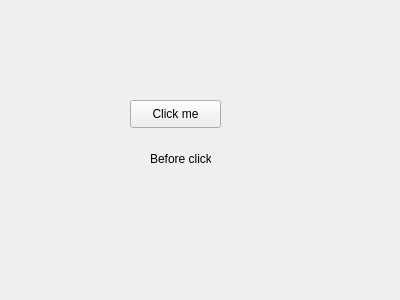
<?xml version="1.0" encoding="UTF-8"?>
<ui version="4.0">
 <class>ButtonForm</class>
 <widget class="QWidget" name="ButtonForm">
  <property name="geometry">
   <rect>
    <x>0</x>
    <y>0</y>
    <width>400</width>
    <height>300</height>
   </rect>
  </property>
  <property name="sizePolicy">
   <sizepolicy hsizetype="Fixed" vsizetype="Fixed">
    <horstretch>0</horstretch>
    <verstretch>0</verstretch>
   </sizepolicy>
  </property>
  <property name="minimumSize">
   <size>
    <width>400</width>
    <height>300</height>
   </size>
  </property>
  <property name="windowTitle">
   <string>My Program</string>
  </property>
  <widget class="QPushButton" name="pushButton">
   <property name="geometry">
    <rect>
     <x>130</x>
     <y>100</y>
     <width>91</width>
     <height>28</height>
    </rect>
   </property>
   <property name="text">
    <string>Click me</string>
   </property>
  </widget>
  <widget class="QLabel" name="label">
   <property name="geometry">
    <rect>
     <x>150</x>
     <y>150</y>
     <width>61</width>
     <height>18</height>
    </rect>
   </property>
   <property name="text">
    <string>Before click</string>
   </property>
  </widget>
 </widget>
 <resources/>
 <connections/>
</ui>
